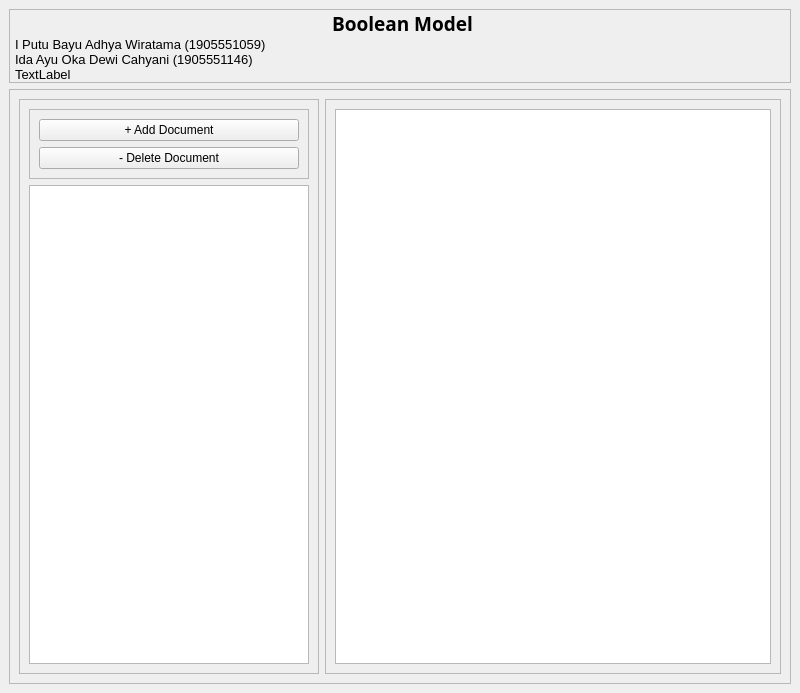
<?xml version="1.0" encoding="UTF-8"?>
<ui version="4.0">
 <class>MainWindow</class>
 <widget class="QMainWindow" name="MainWindow">
  <property name="geometry">
   <rect>
    <x>0</x>
    <y>0</y>
    <width>800</width>
    <height>693</height>
   </rect>
  </property>
  <property name="minimumSize">
   <size>
    <width>800</width>
    <height>600</height>
   </size>
  </property>
  <property name="windowTitle">
   <string>MainWindow</string>
  </property>
  <widget class="QWidget" name="centralwidget">
   <layout class="QVBoxLayout" name="verticalLayout">
    <item>
     <widget class="QFrame" name="frameJudul">
      <property name="maximumSize">
       <size>
        <width>16777215</width>
        <height>150</height>
       </size>
      </property>
      <property name="frameShape">
       <enum>QFrame::StyledPanel</enum>
      </property>
      <property name="frameShadow">
       <enum>QFrame::Raised</enum>
      </property>
      <layout class="QVBoxLayout" name="verticalLayout_2">
       <property name="spacing">
        <number>0</number>
       </property>
       <property name="leftMargin">
        <number>5</number>
       </property>
       <property name="topMargin">
        <number>0</number>
       </property>
       <property name="rightMargin">
        <number>0</number>
       </property>
       <property name="bottomMargin">
        <number>0</number>
       </property>
       <item>
        <widget class="QLabel" name="labelJudul">
         <property name="font">
          <font>
           <family>Keep Calm</family>
           <pointsize>14</pointsize>
           <weight>75</weight>
           <bold>true</bold>
          </font>
         </property>
         <property name="text">
          <string>Boolean Model</string>
         </property>
         <property name="alignment">
          <set>Qt::AlignCenter</set>
         </property>
        </widget>
       </item>
       <item>
        <widget class="QFrame" name="frameDummy">
         <property name="maximumSize">
          <size>
           <width>16777215</width>
           <height>60</height>
          </size>
         </property>
         <property name="frameShape">
          <enum>QFrame::StyledPanel</enum>
         </property>
         <property name="frameShadow">
          <enum>QFrame::Raised</enum>
         </property>
        </widget>
       </item>
       <item>
        <widget class="QLabel" name="LabelNama1">
         <property name="font">
          <font>
           <pointsize>10</pointsize>
          </font>
         </property>
         <property name="text">
          <string>I Putu Bayu Adhya Wiratama (1905551059)</string>
         </property>
        </widget>
       </item>
       <item>
        <widget class="QLabel" name="LabelNama2">
         <property name="font">
          <font>
           <pointsize>10</pointsize>
          </font>
         </property>
         <property name="text">
          <string>Ida Ayu Oka Dewi Cahyani (1905551146)</string>
         </property>
        </widget>
       </item>
       <item>
        <widget class="QLabel" name="LabelNama3">
         <property name="font">
          <font>
           <pointsize>10</pointsize>
          </font>
         </property>
         <property name="text">
          <string>TextLabel</string>
         </property>
        </widget>
       </item>
      </layout>
     </widget>
    </item>
    <item>
     <widget class="QFrame" name="frameContent">
      <property name="frameShape">
       <enum>QFrame::StyledPanel</enum>
      </property>
      <property name="frameShadow">
       <enum>QFrame::Raised</enum>
      </property>
      <layout class="QHBoxLayout" name="horizontalLayout">
       <item>
        <widget class="QFrame" name="frameDokumen">
         <property name="maximumSize">
          <size>
           <width>300</width>
           <height>16777215</height>
          </size>
         </property>
         <property name="frameShape">
          <enum>QFrame::StyledPanel</enum>
         </property>
         <property name="frameShadow">
          <enum>QFrame::Raised</enum>
         </property>
         <layout class="QVBoxLayout" name="verticalLayout_3">
          <item>
           <widget class="QFrame" name="frameBtn">
            <property name="maximumSize">
             <size>
              <width>16777215</width>
              <height>100</height>
             </size>
            </property>
            <property name="frameShape">
             <enum>QFrame::StyledPanel</enum>
            </property>
            <property name="frameShadow">
             <enum>QFrame::Raised</enum>
            </property>
            <layout class="QVBoxLayout" name="verticalLayout_4">
             <item>
              <widget class="QPushButton" name="btnAdd">
               <property name="text">
                <string>+ Add Document</string>
               </property>
              </widget>
             </item>
             <item>
              <widget class="QPushButton" name="btnDel">
               <property name="text">
                <string>- Delete Document</string>
               </property>
              </widget>
             </item>
            </layout>
           </widget>
          </item>
          <item>
           <widget class="QListWidget" name="listDokumen"/>
          </item>
         </layout>
        </widget>
       </item>
       <item>
        <widget class="QFrame" name="frameIndex">
         <property name="frameShape">
          <enum>QFrame::StyledPanel</enum>
         </property>
         <property name="frameShadow">
          <enum>QFrame::Raised</enum>
         </property>
         <layout class="QVBoxLayout" name="verticalLayout_5">
          <item>
           <widget class="QListWidget" name="listIndex"/>
          </item>
         </layout>
        </widget>
       </item>
      </layout>
     </widget>
    </item>
   </layout>
  </widget>
 </widget>
 <resources/>
 <connections/>
</ui>
